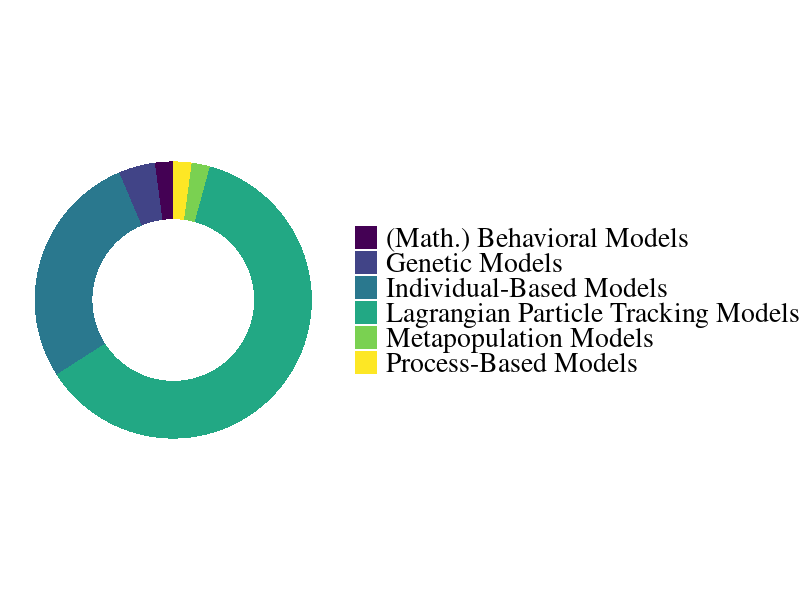

Write R code to recreate this figure.
library(ggplot2)
library(dplyr)
library(viridis)

# Your data
data <- data.frame(
  Model = c("Lagrangian Particle Tracking Models", "Individual-Based Models", 
            "Genetic Models", "(Math.) Behavioral Models", 
            "Metapopulation Models", "Process-Based Models"),
  Count = c(29, 13, 2, 1, 1, 1)
)

# Add percentage data to the data frame
data <- data %>% 
  mutate(Percentage = Count / sum(Count) * 100)

# Create the ring (donut) chart with a larger hole in the middle
ggplot(data, aes(x = 2, y = Percentage, fill = Model)) +
  geom_bar(stat = "identity", width = 1) +
  coord_polar(theta = "y") +
  xlim(0.1, 2.5) +  # Adjust the x limits to increase the size of the hole
  theme_void() +  # Remove background and axes
  
  scale_fill_viridis_d() +
  
  # Customize the fonts and text (with default font)
  theme(
    text = element_text(family = "serif"),
    plot.title = element_text(size = 24),  # Title with default font
    legend.text = element_text(size = 20),  # Legend text with default font
    legend.title = element_blank(),  # Remove legend title
    legend.position = "right"
  )
